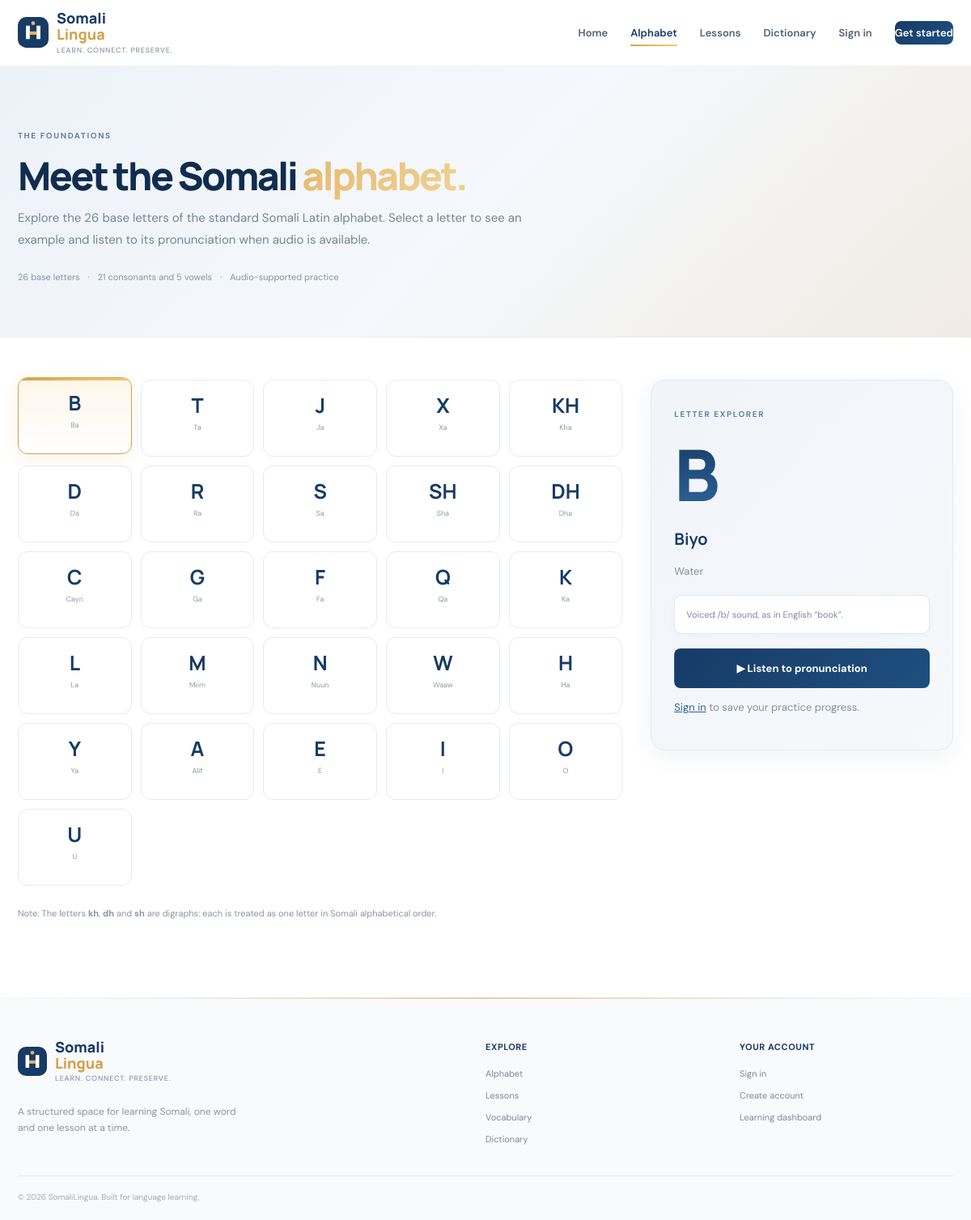
The app's page /SOMAliLingua/pages/alphabet.php with its own data.
### tables this page shows
CREATE TABLE alphabet (
  id INT UNSIGNED AUTO_INCREMENT PRIMARY KEY,
  letter VARCHAR(4) NOT NULL UNIQUE,
  letter_name VARCHAR(80) NOT NULL DEFAULT '',
  pronunciation VARCHAR(255) NOT NULL DEFAULT '',
  example_word VARCHAR(120) NOT NULL DEFAULT '',
  example_meaning VARCHAR(180) NOT NULL DEFAULT '',
  audio_path VARCHAR(255) DEFAULT NULL,
  sort_order SMALLINT UNSIGNED NOT NULL DEFAULT 0
);

### SOMAliLingua/includes/functions.php (called while the page is built, shortened)
<?php
function url(string $path = ''): string {
    return rtrim(BASE_URL, '/') . ($path !== '' ? '/' . ltrim($path, '/') : '/');
}
function e(?string $value): string { return htmlspecialchars((string)$value, ENT_QUOTES | ENT_SUBSTITUTE, 'UTF-8'); }
function current_user(): ?array { return $_SESSION['user'] ?? null; }

### SOMAliLingua/pages/alphabet.php (the view)
<?php
require_once __DIR__.'/../includes/functions.php';
$letters=$pdo->query('SELECT * FROM alphabet ORDER BY sort_order,id')->fetchAll();$user=current_user();
$page_title='Somali alphabet';$active_page='alphabet';require __DIR__.'/../includes/header.php';
?>
<section class="page-hero"><div class="container"><span class="eyebrow">THE FOUNDATIONS</span><h1>Meet the Somali <em>alphabet.</em></h1><p>Explore the 26 base letters of the standard Somali Latin alphabet. Select a letter to see an example and listen to its pronunciation when audio is available.</p><div class="page-hero-meta"><span>26 base letters</span><span>·</span><span>21 consonants and 5 vowels</span><span>·</span><span>Audio-supported practice</span></div></div></section>
<section class="container content-section"><div class="alphabet-layout"><div class="alphabet-grid"><?php foreach($letters as $letter): ?><button class="letter-tile" type="button" data-letter="<?= e($letter['letter']) ?>" data-id="<?= (int)$letter['id'] ?>" data-example="<?= e($letter['example_word']) ?>" data-meaning="<?= e($letter['example_meaning']) ?>" data-pronunciation="<?= e($letter['pronunciation']) ?>" data-audio="<?= e($letter['audio_path']) ?>"><strong><?= e($letter['letter']) ?></strong><small><?= e($letter['letter_name']) ?></small></button><?php endforeach; ?></div><aside class="letter-detail" aria-live="polite"><span class="eyebrow">LETTER EXPLORER</span><div class="detail-letter" data-detail-letter>A</div><h2 data-detail-word>Af</h2><p data-detail-meaning>Language / mouth</p><div class="detail-pronunciation" data-detail-pronunciation>Select a letter to explore its sound and example.</div><button class="btn btn-primary" type="button" data-detail-play disabled>▶ Listen to pronunciation</button><?php if($user): ?><button class="text-button" type="button" data-mark-progress data-item-type="alphabet" data-item-id="" data-csrf="<?= e(csrf_token()) ?>">Mark letter as practised</button><?php else: ?><p class="small-muted"><a href="<?= url('login.php') ?>">Sign in</a> to save your practice progress.</p><?php endif; ?></aside></div><p class="content-note">Note: The letters <strong>kh</strong>, <strong>dh</strong> and <strong>sh</strong> are digraphs: each is treated as one letter in Somali alphabetical order.</p></section>
<?php require __DIR__.'/../includes/footer.php'; ?>

### SOMAliLingua/includes/header.php (shortened to what this page needs)
<?php
require_once __DIR__ . '/functions.php';
$active_page = $active_page ?? '';
$user = current_user();
?>
<!doctype html>
<html lang="en">
<head>
  <link rel="stylesheet" href="<?= url('assets/css/style.css') ?>">
</head>
<body>
<header class="site-header">
  <div class="container nav-wrap">
    <a class="brand" href="<?= url() ?>"><img src="<?= url('assets/images/logo.svg') ?>" alt="" width="38" height="38"><span>Somali<span class="brand-accent">Lingua</span><small>Learn. Connect. Preserve.</small></span></a>
    <nav class="main-nav" data-main-nav>
      <a class="<?= $active_page==='home'?'active':'' ?>" href="<?= url() ?>">Home</a>
      <a class="<?= $active_page==='alphabet'?'active':'' ?>" href="<?= url('pages/alphabet.php') ?>">Alphabet</a>
      <a class="<?= $active_page==='lessons'?'active':'' ?>" href="<?= url('pages/lessons.php') ?>">Lessons</a>
      <a class="<?= $active_page==='dictionary'?'active':'' ?>" href="<?= url('pages/dictionary.php') ?>">Dictionary</a>
      <?php if ($user): ?>
        <a class="<?= $active_page==='dashboard'?'active':'' ?>" href="<?= url('pages/dashboard.php') ?>">My learning</a>
        <?php if (($user['role'] ?? '')==='admin'): ?><a href="<?= url('admin/index.php') ?>">Admin</a><?php endif; ?>
        <a class="nav-user" href="<?= url('pages/profile.php') ?>"><?= e($user['name']) ?></a>
        <a class="nav-cta nav-cta-light" href="<?= url('logout.php') ?>">Sign out</a>
      <?php else: ?>
        <a href="<?= url('login.php') ?>">Sign in</a><a class="nav-cta" href="<?= url('register.php') ?>">Get started</a>
      <?php endif; ?>
    </nav>
  </div>
</header>
<main>

### SOMAliLingua/includes/footer.php
</main>
<footer class="site-footer"><div class="container footer-grid"><div><a class="brand footer-brand" href="<?= url() ?>"><img src="<?= url('assets/images/logo.svg') ?>" alt="" width="36" height="36"><span>Somali<span class="brand-accent">Lingua</span><small>Learn. Connect. Preserve.</small></span></a><p>A structured space for learning Somali, one word and one lesson at a time.</p></div><div><strong>Explore</strong><a href="<?= url('pages/alphabet.php') ?>">Alphabet</a><a href="<?= url('pages/lessons.php') ?>">Lessons</a><a href="<?= url('pages/vocabulary.php') ?>">Vocabulary</a><a href="<?= url('pages/dictionary.php') ?>">Dictionary</a></div><div><strong>Your account</strong><a href="<?= url('login.php') ?>">Sign in</a><a href="<?= url('register.php') ?>">Create account</a><a href="<?= url('pages/dashboard.php') ?>">Learning dashboard</a></div></div><div class="container footer-bottom">© <?= date('Y') ?> SomaliLingua. Built for language learning.</div></footer>
</body></html>

### records on screen
alphabet: letter "B", letter_name "Ba"
alphabet: letter "T", letter_name "Ta"
alphabet: letter "J", letter_name "Ja"
alphabet: letter "X", letter_name "Xa"
alphabet: letter "KH", letter_name "Kha"
alphabet: letter "D", letter_name "Da"
alphabet: letter "R", letter_name "Ra"
alphabet: letter "S", letter_name "Sa"
alphabet: letter "SH", letter_name "Sha"
alphabet: letter "DH", letter_name "Dha"
alphabet: letter "C", letter_name "Cayn"
alphabet: letter "G", letter_name "Ga"
alphabet: letter "F", letter_name "Fa"
alphabet: letter "Q", letter_name "Qa"
alphabet: letter "K", letter_name "Ka"
alphabet: letter "L", letter_name "La"
alphabet: letter "M", letter_name "Miim"
alphabet: letter "N", letter_name "Nuun"
alphabet: letter "W", letter_name "Waaw"
alphabet: letter "H", letter_name "Ha"
alphabet: letter "Y", letter_name "Ya"
alphabet: letter "A", letter_name "Alif"
alphabet: letter "E", letter_name "E"
alphabet: letter "I", letter_name "I"
alphabet: letter "O", letter_name "O"
alphabet: letter "U", letter_name "U"
